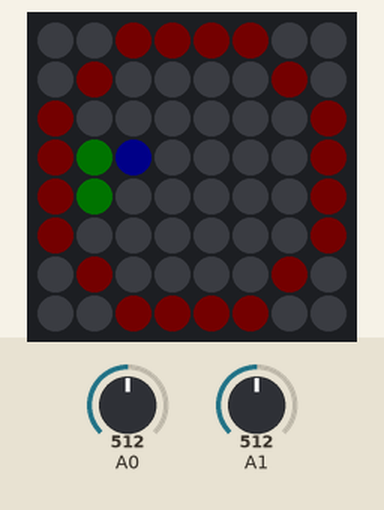
This sketch was run on a simulated Arduino Uno, built with avr-gcc and run on an emulated ATmega328P. Shown: 8×8 RGB LED matrix (first LED top left, wired row by row). The inputs (shaded band) are chosen by the test bench; at power-on: A0 = 512, A1 = 512. Dim RGB values are drawn brighter than linear; random numbers use the default seed unless the sketch sets one.

Above: at 1.2 s.
1.3 s: A0 set to 900
At 1.8 s:
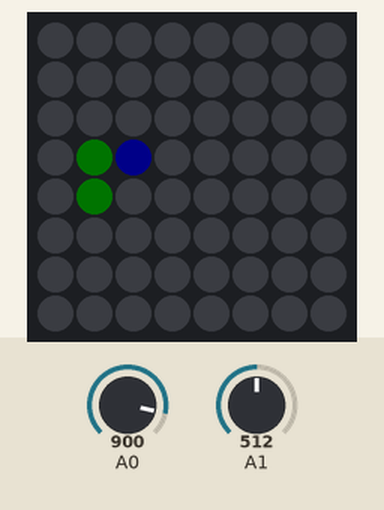
4.3 s: A0 set to 716
5.8 s: A1 set to 900
At 6.96 s:
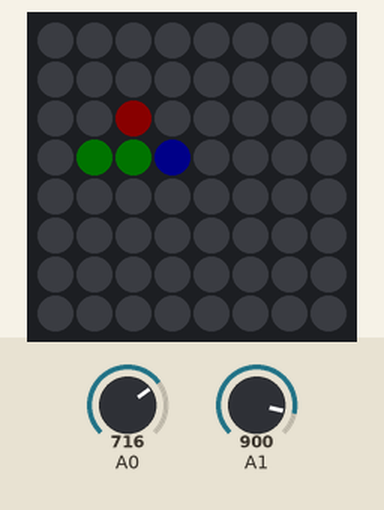
8.3 s: A1 set to 885
At 9.5 s:
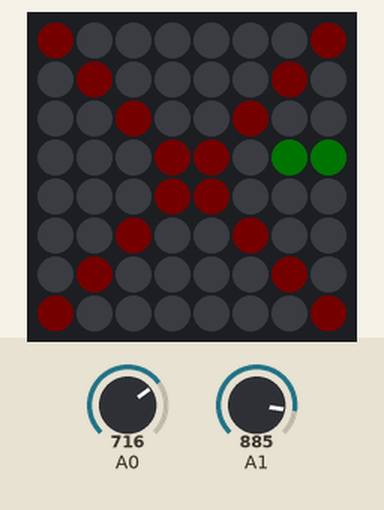
9.8 s: A1 set to 910
At 11.99 s:
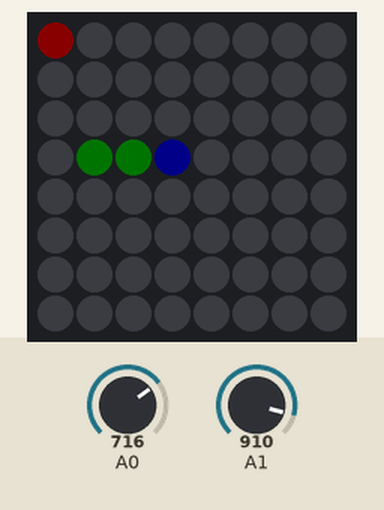
12.8 s: A1 set to 890
Timing chart, 0 to 15.3 s (numbered marks = the images above; inputs shaded):
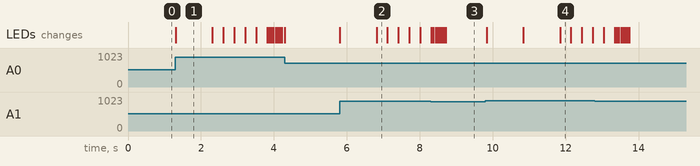

The sketch:

CH_50_04.ino
```cpp
#include <Adafruit_NeoMatrix.h>
#include <CircularBuffer.h>

#define UP       0   // 이동 방향 상수
#define DOWN    1
#define LEFT    2
#define RIGHT     3
#define NO_MOVE   4   // 이전 이동 방향 유지

// 방향 결정을 위한 가변저항의 값 범위
#define VR_MIN    100   // [0 100] 왼쪽/위쪽
#define VR_MID1   400   // [400 600] 움직임 없음
#define VR_MID2   600
#define VR_MAX  900   // [900 1023] 오른쪽/아래쪽

#define STATE_INITIAL     1   // 초기 상태
#define STATE_MOVING    2   // 게임 진행 상태
#define STATE_GAME_END  3 // 게임 종료 상태

#define GROWING 2       // 사과를 먹었을 때 길어지는 몸 길이
#define INTERVAL 300      // 뱀이 움직이는 시간 간격

int ROWS = 8, COLUMNS = 8;    // 네오픽셀 매트릭스 크기
int PIN = 6;          // 네오픽셀 매트릭스 제어 핀

// 네오픽셀 매트릭스 제어 객체 생성
Adafruit_NeoMatrix matrix = Adafruit_NeoMatrix(COLUMNS, ROWS, PIN,
                            NEO_MATRIX_TOP + NEO_MATRIX_RIGHT +
                            NEO_MATRIX_ROWS + NEO_MATRIX_ZIGZAG);

const uint16_t snakeColor1 = matrix.Color(0, 0, 255);   // 뱀 머리 색
const uint16_t snakeColor2 = matrix.Color(0, 100, 0);   // 뱀 몸 색
const uint16_t logoColor = matrix.Color(100, 0, 0);
const uint16_t appleColor = matrix.Color(255, 0, 0);  // 사과 색

byte appleX, appleY;      // 현재 사과 위치
byte isGrowing;         // 사과를 먹어 길어져야 할 남은 길이
byte direction;         // 현재 뱀의 진행 방향
byte state;           // 게임의 상태

// 초기 상태의 뱀 데이터로 (x, y) 좌표 순서이며 뒤쪽이 머리를 나타냄
const byte startSnake[] = { 1, 4, 1, 3, 2, 3 };
const byte halfCircle[]       // 시작 화면 원 그리기 데이터 (x, y)
  = { 3, 0, 2, 0, 1, 1, 0, 2, 0, 3, 0, 4, 0, 5, 1, 6, 2, 7, 3, 7 };
CircularBuffer<byte, 64> buffer;    // 뱀 위치를 최대 64개 저장
unsigned long time_previous;    // 움직임 시간 간격 조절

void setup() {
  matrix.begin();       // 네오픽셀 매트릭스 초기화
  matrix.setBrightness(10);     // 밝기 정도 [0 255]

  time_previous = millis();

  state = STATE_INITIAL;    // 초기 상태에서 시작
  startScreen();        // 시작 화면 표시

  randomSeed(analogRead(A5));     // 난수 발생기 초기화
}

void initGameSetting() {
  direction = RIGHT;      // 진행 방향 초기화

  buffer.clear();         // 뱀 위치 버퍼 비움
  // (x, y) 위치를 4비트씩 나누어서 1바이트로 저장
  for (byte i = 0; i < sizeof(startSnake); i += 2) {
    buffer.unshift( (startSnake[i] << 4) | startSnake[i + 1] );
  }

  appleX = 255; appleY = 255;     // 사과 없음
  isGrowing = 0;      // 몸이 길어지지 않는 상태
}

void showSnake() {
  matrix.clear();         // 모든 픽셀 끄기
  byte xy, x, y;
  for (decltype(buffer)::index_t i = 1; i < buffer.size(); i++) {
    xy = buffer[i];
    x = xy >> 4;
    y = xy & 0x0F;
    matrix.drawPixel(x, y, snakeColor2);  // 뱀의 몸 표시
  }
  xy = buffer[0];
  x = xy >> 4;
  y = xy & 0x0F;
  matrix.drawPixel(x, y, snakeColor1);  // 뱀의 머리 표시

  // 사과 표시, (255, 255)인 경우는 사과가 없는 경우임
  matrix.drawPixel(appleX, appleY, appleColor);

  matrix.show();        // 매트릭스로 데이터 전송
}

// 조이스틱 움직임에 따른 회전 방향 결정
// UP, DOWN, LEFT, RIGHT, NO_MOVE 중 하나의 값 반환
byte checkValidRotation() {
  int a1 = analogRead(A0);    // X 축
  int a2 = analogRead(A1);    // Y 축

  // 위아래로 움직이고 있을 때 조이스틱을 왼쪽으로 움직이면 왼쪽 회전
  if (a1 <= VR_MIN && a2 >= VR_MID1 && a2 <= VR_MID2) {
    if (direction == UP || direction == DOWN) return LEFT;
    else return NO_MOVE;
  }
  // 위아래로 움직이고 있을 때 조이스틱을 오른쪽으로 움직이면 오른쪽 회전
  else if (a1 >= VR_MAX && a2 >= VR_MID1 && a2 <= VR_MID2) {
    if (direction == UP || direction == DOWN) return RIGHT;
    else return NO_MOVE;
  }
  // 좌우로 움직이고 있을 때 조이스틱을 위로 움직이면 위쪽 회전
  else if (a2 <= VR_MIN && a1 >= VR_MID1 && a1 <= VR_MID2) {
    if (direction == LEFT || direction == RIGHT) return UP;
    else return NO_MOVE;
  }
  // 좌우로 움직이고 있을 때 조이스틱을 아래로 움직이면 아래쪽 회전
  else if (a2 >= VR_MAX && a1 >= VR_MID1 && a1 <= VR_MID2) {
    if (direction == LEFT || direction == RIGHT) return DOWN;
    else return NO_MOVE;
  }
  else {
    return NO_MOVE;   // 회전할 수 없거나 조이스틱을 움직이지 않았음
  }
}

void updatePosition() {
  byte xy = buffer[0];      // 뱀 머리 위치
  byte headX = xy >> 4, headY = xy & 0x0F;

  // 새로운 머리 위치를 결정하여 추가
  if (direction == UP)    headY--;
  else if (direction == DOWN)   headY++;
  else if (direction == LEFT)   headX--;
  else if (direction == RIGHT)  headX++;
  buffer.unshift( (headX << 4) | headY );

  // 사과를 먹어 몸이 길어지는 상태가 아니면 꼬리를 자르고
  // 몸이 길어지는 상태면 길어질 몸 길이가 0이 될 때까지 감소
  if (isGrowing == 0) buffer.pop();
  else isGrowing--;
}

boolean anyMovement() {     // 조이스틱의 전후좌우 움직임 여부
  int a1 = analogRead(A0);    // X 축
  int a2 = analogRead(A1);    // Y 축

  if (a1 <= VR_MIN || a1 >= VR_MAX || a2 <= VR_MIN || a2 >= VR_MAX)
    return true;
  else
    return false;
}

boolean hitBarrier() {    // 장애물과 충돌, 즉, 화면을 벗어난 경우 검사
  byte xy = buffer[0];
  byte x = xy >> 4, y = xy & 0x0F;

  if (x < 0 || x >= COLUMNS || y < 0 || y >= ROWS) return true;
  else return false;
}

boolean hitApple() {      // 뱀 머리와 사과 충돌 감지
  byte xy = buffer[0];
  byte x = xy >> 4, y = xy & 0x0F;

  if (x == appleX && y == appleY) return true;
  else return false;
}

void makeApple() {      // 새로운 사과 위치 결정
  int x, y;
  do {
    x = random(8);
    y = random(8);
  } while ( isSnakeBody(x, y) );    // 뱀 위치와 겹치는 경우 다시 결정

  appleX = x; appleY = y;   // 새로운 사과 위치
}

boolean isSnakeBody(int _x, int _y) { // 뱀 위치와 겹치는지 검사
  byte xy, x, y;

  for (decltype(buffer)::index_t i = 0; i < buffer.size(); i++) {
    xy = buffer[i];
    x = xy >> 4;
    y = xy & 0x0F;

    if (x == _x && y == _y) return true;
  }

  return false;
}

boolean hitBody() {     // 머리와 몸이 부딪힌 경우 검사
  byte xy = buffer[0];
  byte _x = xy >> 4, _y = xy & 0x0F;
  byte x, y;

  for (decltype(buffer)::index_t i = 1; i < buffer.size(); i++) {
    xy = buffer[i];
    x = xy >> 4;
    y = xy & 0x0F;

    if (x == _x && y == _y) return true;
  }

  return false;
}

void loop() {
  if (state == STATE_INITIAL) {   // 초기 상태
    if (anyMovement()) {      // 조이스틱을 움직이면
      initGameSetting();      // 게임 설정 초기화
      showSnake();      // 뱀 표시
      state = STATE_MOVING;   // 게임 진행 상태로 바꿈
      delay(1000);      // 1초 후 움직이기 시작
    }
  }
  else if (state == STATE_MOVING) { // 게임 진행 상태
    unsigned long time_current = millis();

    // 조이스틱 움직임에 따라 회전 방향 결정
    byte buttonCheck = checkValidRotation();
    if (buttonCheck != NO_MOVE) {
      direction = buttonCheck;
      delay(INTERVAL / 2);    // 연속 회전 방지
    }

    // 몸이 길어지지 않는 상태이고 사과가 없으면 새로운 사과 생성
    if (isGrowing == 0 && appleX == 255) makeApple();

    if (time_current - time_previous >= INTERVAL) {
      time_previous = time_current;

      updatePosition();     // 진행 방향으로 움직임
      if (hitApple()) {       // 사과를 먹은 경우
        isGrowing = GROWING;    // 몸이 길어지도록 표시
        appleX = 255; appleY = 255; // 사과 숨김
      }

      showSnake();      // 뱀 표시

      if (hitBarrier() || hitBody()) {  // 장애물이나 몸 일부와 부딪힌 경우
        endScreen();      // 게임 종료 화면 표시
        state = STATE_GAME_END; // 게임 종료 상태로 바꿈
      }
    }
  }
  else if (state == STATE_GAME_END) { // 게임 종료 상태
    if (anyMovement()) {      // 조이스틱을 움직이면
      state = STATE_INITIAL;    // 초기 상태로 바꿈
      startScreen();      // 초기 화면 표시
      delay(1000);
    }
  }
}

void startScreen() {      // 초기 화면 표시
  matrix.clear();       // 매트릭스 지우기

  for (byte i = 0; i < sizeof(halfCircle); i += 2) {    // 원 표시
    matrix.drawPixel(halfCircle[i], halfCircle[i + 1], logoColor);
    matrix.drawPixel(7 - halfCircle[i], halfCircle[i + 1], logoColor);
  }

  int n = sizeof(startSnake);   // 초기 상태 뱀 표시
  for (byte i = 0; i < n - 2; i += 2) {
    matrix.drawPixel(startSnake[i], startSnake[i + 1], snakeColor2);
  }
  matrix.drawPixel(startSnake[n - 2], startSnake[n - 1], snakeColor1);

  matrix.show();        // 매트릭스로 데이터 전송
}

void endScreen() {      // 게임 종료 화면 표시
  for (byte i = 0; i < 8; i++) {    // ‘X‘자 모양 표시
    matrix.drawPixel(7 - i, i, logoColor);
    matrix.drawPixel(i, i, logoColor);
    matrix.show();
    delay(50);
  }
}
```

Measured:
- the behaviour switches between 900 and 899 on A1 (found by bisection; images 2 and 3)
- after the input at 1.3 s, the LEDs: change at once (image 1)
- after the input at 4.3 s, every drawn part: stays the same
- after the input at 5.8 s, the LEDs: first change at once (image 2 shows a later state)
- after the input at 9.8 s, the LEDs: first change at once (image 4 shows a later state)
- what the display in image 1 shows lasts 1.0 s, from 1.3 s to 2.3 s
